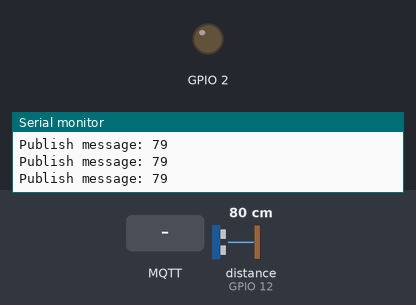
The sketch below on a simulated ESP8266 (NodeMCU). Shown: output pins drawn as LEDs (lit = HIGH), the last lines printed to the serial monitor. Wiring (inferred from the names in the program): ultrasonic range finder: trigger GPIO 14; echo GPIO 12. The test bench sets the inputs (shaded band); at power-on: distance to the obstacle (sensor on GPIO 12) 80 cm. The echo pulse lasts 58.3 µs per cm; WiFi joins after 1.5 s; servers stay silent unless stated; random numbers use the default seed unless the sketch sets one; no MQTT or app messages arrive unless stated; pins used as bus, display or sensor lines are not drawn.

Above: at 2.7 s.
2.8 s: MQTT message "mati" arrives on the first subscribed topic
At 3.2 s:
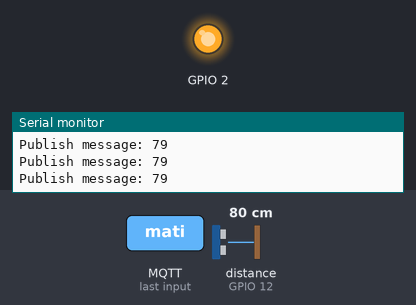
4.3 s: MQTT message "hidup" arrives on the first subscribed topic
At 5.6 s:
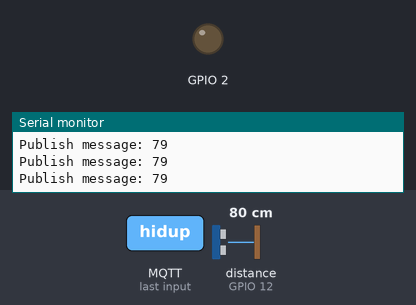
Timing chart, 0 to 7.3 s (numbered marks = the images above; inputs shaded):
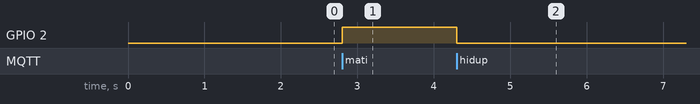

The sketch:

mqtt_esp8266.ino
```cpp
#include <ESP8266WiFi.h>
#include <PubSubClient.h>

// Update these with values suitable for your network.

const char* ssid = "......";
const char* password = ".......";
const char* mqtt_server = "mqtt.broker.org";

const int trigPin = 14; // D5 pin
const int echoPin = 12; // D6 pin
long duration;
int distance;

WiFiClient espClient;
PubSubClient client(espClient);
long lastMsg = 0;
char msg[50];
int value = 0;

void setup_wifi() {

  delay(10);
  // We start by connecting to a WiFi network
  Serial.println();
  Serial.print("Connecting to ");
  Serial.println(ssid);

  WiFi.begin(ssid, password);

  while (WiFi.status() != WL_CONNECTED) {
    delay(500);
    Serial.print(".");
  }

  randomSeed(micros());

  Serial.println("");
  Serial.println("WiFi connected");
  Serial.println("IP address: ");
  Serial.println(WiFi.localIP());
}

void callback(char* topic, byte* payload, unsigned int length) {
  Serial.print("Message arrived [");
  Serial.print(topic);
  Serial.print("]: ");
  char messageBuffer[30];  //somewhere to put the message
  memcpy(messageBuffer, payload, length);  //copy in the payload
  messageBuffer[length] = '\0';
  Serial.println(String(messageBuffer));

  // Switch on the LED if an 1 was received as first character
  if (strcmp( messageBuffer, "hidup" ) == 0) {
    digitalWrite(BUILTIN_LED, LOW);   // Turn the LED on (Note that LOW is the voltage level
    // but actually the LED is on; this is because
    // it is acive low on the ESP-01)
  } else if (strcmp( messageBuffer, "mati" ) == 0) {
    digitalWrite(BUILTIN_LED, HIGH);  // Turn the LED off by making the voltage HIGH
  }

}

void reconnect() {
  // Loop until we're reconnected
  while (!client.connected()) {
    Serial.print("Attempting MQTT connection...");
    // Create a random client ID
    String clientId = "ESP8266Client-";
    clientId += String(random(0xffff), HEX);
    // Attempt to connect
    if (client.connect(clientId.c_str())) {
      Serial.println("connected");
      // Once connected, publish an announcement...
      client.publish("outTopic", "hello world");
      // ... and resubscribe
      client.subscribe("inTopic");
    } else {
      Serial.print("failed, rc=");
      Serial.print(client.state());
      Serial.println(" try again in 5 seconds");
      // Wait 5 seconds before retrying
      delay(5000);
    }
  }
}

void setup() {
  pinMode(BUILTIN_LED, OUTPUT);     // Initialize the BUILTIN_LED pin as an output
  Serial.begin(115200);
  setup_wifi();
  client.setServer(mqtt_server, 1883);
  client.setCallback(callback);
  pinMode(trigPin, OUTPUT);
  pinMode(echoPin, INPUT);
}

void loop() {

  if (!client.connected()) {
    reconnect();
  }
  client.loop();

  long now = millis();
  if (now - lastMsg > 100) {
    lastMsg = now;
    ++value;
    // snprintf (msg, 75, "hello world #%ld", value);
    digitalWrite(trigPin, LOW);
    delayMicroseconds(2);
    // Sets the trigPin on HIGH state for 10 micro seconds
    digitalWrite(trigPin, HIGH);
    delayMicroseconds(10);
    digitalWrite(trigPin, LOW);

    // Reads the echoPin, returns the sound wave travel time in microseconds
    duration = pulseIn(echoPin, HIGH);
    // Calculating the distance
    distance = duration*0.034/2;
    Serial.print("Publish message: ");
    Serial.println(distance);
    char str[10];
    sprintf(str, "%d", distance);
    client.publish("position", str);
  }
}
```

Measured:
- after the input at 2.8 s, GPIO 2: LOW → HIGH at once
- after the input at 4.3 s, GPIO 2: HIGH → LOW at once
